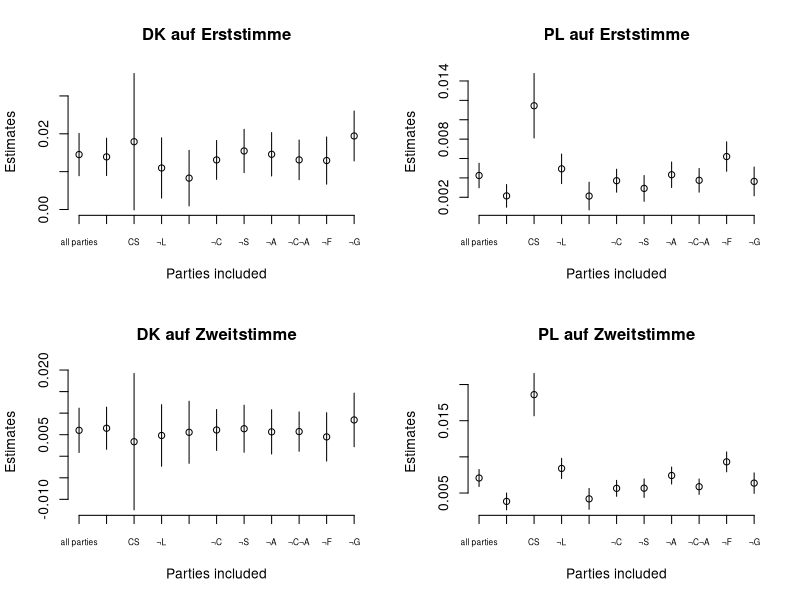

Recreate this plot in R.
## ---- chunk 1
knitr::opts_chunk$set(echo = TRUE)
## ---- chunk 2
library(readxl)

results<- read_xlsx("ModelSummaries.xlsx",sheet=2)


## ---- chunk 3

pdf(file="graphics.pdf",
    width=12,
    height=9,
    pointsize = 13)
par(mfrow=c(2,2))

for (i.vote.d in 1:2){
  for (i.vote.i in 1:2){

    data.tv <- results[results$vote_d==i.vote.d & 
                         results$vote_i==i.vote.i & 
                         !is.na(results$vote_i),]
    
    p.estimate <- as.numeric(data.tv$Estimate)
    se <- as.numeric(data.tv$SE)
    
    lower.b <- p.estimate - 1.96* se
    upper.b <- p.estimate + 1.96* se
    
    y.range <- range(c(lower.b,upper.b))
    
    if (i.vote.d==1 & i.vote.i==1) title <- "DK auf Erststimme"
    if (i.vote.d==1 & i.vote.i==2) title <- "PL auf Erststimme"
    if (i.vote.d==2 & i.vote.i==1) title <- "DK auf Zweitstimme"
    if (i.vote.d==2 & i.vote.i==2) title <- "PL auf Zweitstimme"
    
    
    plot(p.estimate,axes=F,
         xlab="Parties included",ylab="Estimates",
         ylim=y.range,
         main=title)
    for (i.party in 1:length(p.estimate)){
      lines(c(i.party,i.party),# x-coordinate
          c(lower.b[i.party],upper.b[i.party]))
    }
    axis(1,at=c(1:11),data.tv$Party,cex.axis=0.6)
    axis(2)

  }
}

dev.off()


